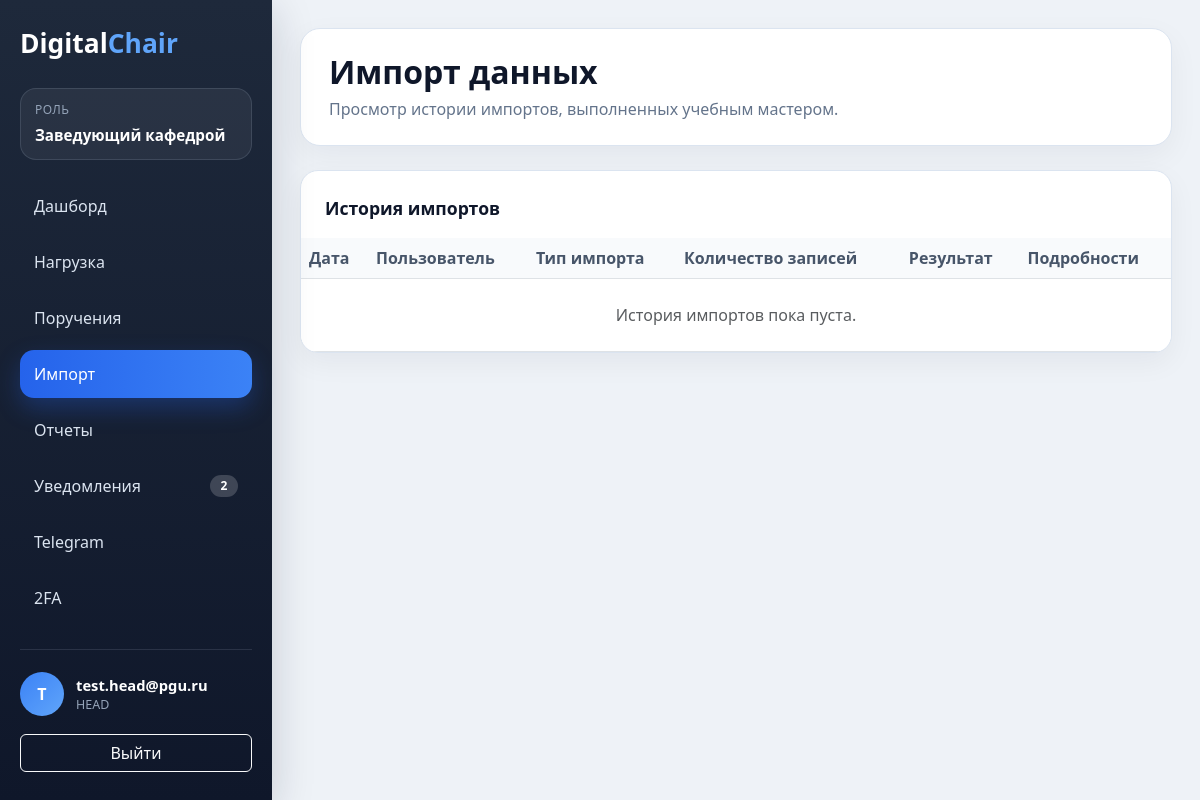
The app's page /imports/ (signed in), older data.
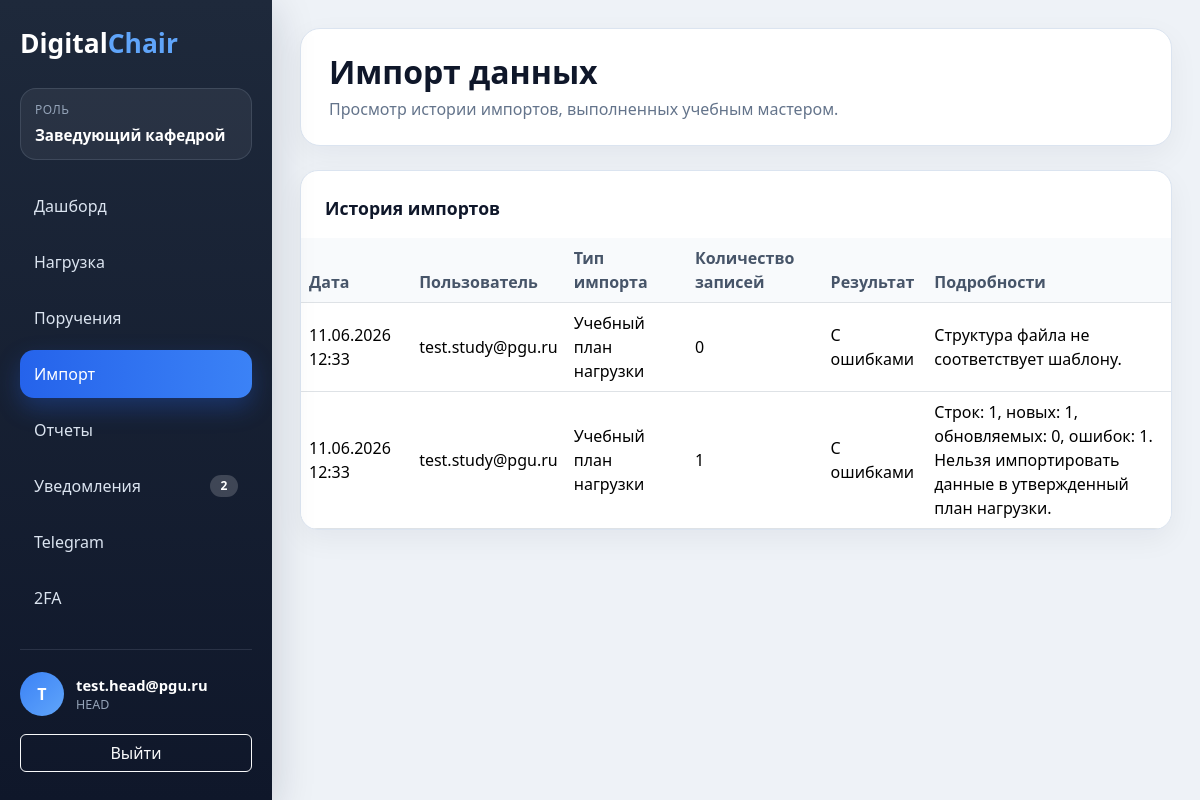
The same page, newer data.
### apps/users/models.py (models this page shows, shortened)
class User(AbstractUser):
    class Roles(models.TextChoices):
        ADMIN = 'ADMIN', 'Администратор'
        HEAD = 'HEAD', 'Заведующий кафедрой'
        TEACHER = 'TEACHER', 'Преподаватель'
        STUDENT = 'STUDENT', 'Студент'
        STUDY_MASTER = 'STUDY_MASTER', 'Учебный мастер'
    username = models.CharField(
        max_length=150,
        unique=True
    )
    email = models.EmailField(
        unique=True
    )
    role = models.CharField(
        max_length=30,
        choices=Roles.choices,
        default=Roles.TEACHER
    )
    phone = models.CharField(
        max_length=20,
        blank=True,
        null=True
    )
    telegram_id = models.CharField(
        max_length=100,
        blank=True,
        null=True
    )
    telegram_bind_code = models.CharField(
        max_length=20,
        blank=True,
        null=True
    )
    telegram_bind_code_created_at = models.DateTimeField(
        blank=True,
        null=True
    )
    is_2fa_enabled = models.BooleanField(
        default=False
    )
    totp_secret = models.CharField(
        max_length=64,
        blank=True,
        null=True
    )
    USERNAME_FIELD = 'email'
    REQUIRED_FIELDS = []
    objects = UserManager()

### apps/core/models.py (models this page shows, shortened)
class ImportLog(models.Model):
    class ImportTypes(models.TextChoices):
        TEACHERS = 'teachers', 'Преподаватели'
        SUBJECTS = 'subjects', 'Дисциплины'
        GROUPS = 'groups', 'Учебные группы'
        WORKLOAD = 'workload', 'Учебный план нагрузки'
    class Results(models.TextChoices):
        SUCCESS = 'SUCCESS', 'Успешно'
        FAILED = 'FAILED', 'С ошибками'
    created_at = models.DateTimeField(
        auto_now_add=True
    )
    user = models.ForeignKey(
        settings.AUTH_USER_MODEL,
        on_delete=models.CASCADE,
        related_name='import_logs'
    )
    import_type = models.CharField(
        max_length=30,
        choices=ImportTypes.choices
    )
    records_count = models.PositiveIntegerField(
        default=0
    )
    result = models.CharField(
        max_length=20,
        choices=Results.choices
    )
    details = models.TextField(
        blank=True
    )

### apps/core/views.py (the view, shortened to what this page needs)
@login_required(login_url='/login/')
@imports_view_required
@never_cache
def import_center_view(request):
    preview = None
    active_import_type = None
    bound_form = None
    return render(
        request,
        'study/imports/index.html',
        {
            'import_forms': build_import_forms(
                bound_form=bound_form,
                active_import_type=active_import_type
            ),
            'preview': preview,
            'history': build_import_history(),
            'can_upload': request.user.role == 'STUDY_MASTER',
        }
    )

### apps/core/views.py (called while the page is built)
def can_view_imports(user):
    return user.is_authenticated and user.role in (
        'STUDY_MASTER',
        'HEAD',
    )

def build_import_forms(bound_form=None, active_import_type=None):
    forms = {}
    for import_type, definition in IMPORT_DEFINITIONS.items():
        if active_import_type == import_type and bound_form is not None:
            forms[import_type] = bound_form
        else:
            forms[import_type] = ImportUploadForm(
                initial={
                    'import_type': import_type
                },
                import_type=import_type
            )
        forms[import_type].import_title = definition['title']
        forms[import_type].import_type = import_type
        forms[import_type].template_url = (
            f'/imports/templates/{import_type}/'
        )
    return forms

def build_import_history():
    return ImportLog.objects.select_related('user').order_by(
        '-created_at'
    )[:20]

### templates/study/imports/index.html (shortened to what this page needs)
{% extends 'base/base.html' %}
{% block page_title %}Импорт данных{% endblock %}
{% block page_subtitle %}
    <p class="app-page-subtitle">
        {% if can_upload %}
            Загрузка XLSX-файлов в справочники и учебные планы с предварительной проверкой.
        {% else %}
            Просмотр истории импортов, выполненных учебным мастером.
        {% endif %}
    </p>
{% endblock %}
{% block content %}
    <div class="table-card">
        <div class="p-4 pb-0">
            <div class="section-title mb-3">История импортов</div>
        </div>
        <div class="table-responsive">
            <table class="table align-middle mb-0">
                <thead>
                <tr>
                    <th>Дата</th>
                    <th>Пользователь</th>
                    <th>Тип импорта</th>
                    <th>Количество записей</th>
                    <th>Результат</th>
                    <th>Подробности</th>
                </tr>
                </thead>
                <tbody>
                {% for log in history %}
                    <tr>
                        <td>{{ log.created_at|date:'d.m.Y H:i' }}</td>
                        <td>{{ log.user.email }}</td>
                        <td>{{ log.get_import_type_display }}</td>
                        <td>{{ log.records_count }}</td>
                        <td>{{ log.get_result_display }}</td>
                        <td style="white-space: pre-line;">{{ log.details|default:'-' }}</td>
                    </tr>
                {% empty %}
                    <tr>
                        <td colspan="6" class="text-center text-muted py-4">История импортов пока пуста.</td>
                    </tr>
                {% endfor %}
                </tbody>
            </table>
        </div>
    </div>
{% endblock %}

### templates/base/base.html (shortened to what this page needs)
<!DOCTYPE html>
<html lang="ru">
<head>
    <link href="https://cdn.jsdelivr.net/npm/bootstrap@5.3.3/dist/css/bootstrap.min.css"
          rel="stylesheet">
</head>
<body>
{% if request.user.is_authenticated %}
    <div class="app-shell">
        <aside class="app-sidebar">
            <h1 class="app-logo">Digital<span>Chair</span></h1>
            <div class="app-role">
                <span class="app-role-label">Роль</span>
                <span class="app-role-value">{{ ui_role_label }}</span>
            </div>
            <nav class="app-nav">
                {% for item in ui_navigation_items %}
                    <a href="{{ item.url }}"
                       class="app-nav-link{% if item.is_active %} active{% endif %}">
                        <span>{{ item.label }}</span>
                        {% if item.badge %}
                            <span class="app-nav-badge">{{ item.badge }}</span>
                        {% endif %}
                    </a>
                {% endfor %}
            </nav>
            <div class="app-sidebar-footer">
                <div class="app-user">
                    <div class="app-user-avatar">
                        {{ request.user.email|first|upper }}
                    </div>
                    <div>
                        <div class="app-user-email">{{ request.user.email }}</div>
                        <div class="app-user-role">{{ request.user.role }}</div>
                    </div>
                </div>
                <a href="/logout/" class="btn btn-outline-light w-100">Выйти</a>
            </div>
        </aside>
        <main class="app-main">
            <header class="app-page-header">
                <div>
                    <h1 class="app-page-title">{% block page_title %}DigitalChair{% endblock %}</h1>
                    {% block page_subtitle %}{% endblock %}
                </div>
            </header>
            {% block content %}{% endblock %}
        </main>
    </div>
{% else %}
    {% block anonymous_content %}{% endblock %}
{% endif %}
</body>
</html>

Row changes from the older to the newer data that the page shows:
added ImportLog: created_at "11.06.2026 12:33", user.email "test.study@pgu.ru", import_type "Учебный план нагрузки", records_count "0", result "С ошибками", details "Структура файла не соответствует шаблону."
added ImportLog: created_at "11.06.2026 12:33", user.email "test.study@pgu.ru", import_type "Учебный план нагрузки", records_count "1", result "С ошибками", details "Строк: 1, новых: 1, обновляемых: 0, ошибок: 1. Нельзя импортировать данные в утвержденный план нагрузки."
Text that changed along with them:
text no longer shown: "История импортов пока пуста."
